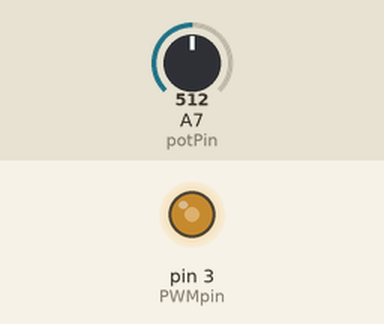
The sketch below on a simulated Arduino Nano, built with avr-gcc and run on an emulated ATmega328P. Shown: output pins drawn as LEDs (lit = HIGH). Inputs (shaded band) come from the test bench; at power-on: A7 (potPin) = 512. What the sketch prints to the serial monitor is not drawn.

Above: at 2.2 s.
2.3 s: A7 (potPin) set to 716
At 3.0 s:
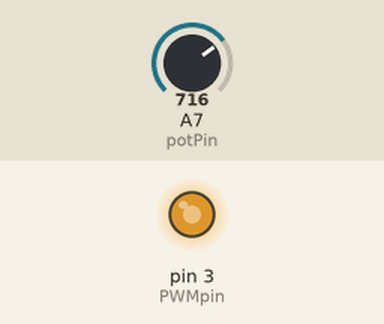
4.0 s: A7 (potPin) set to 900
At 5.2 s:
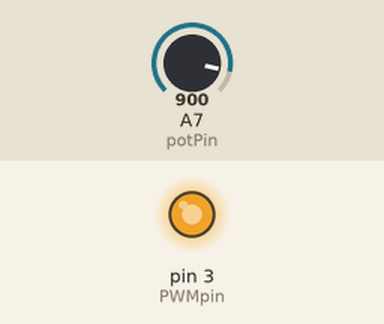
5.5 s: A7 (potPin) set to 122
At 6.5 s:
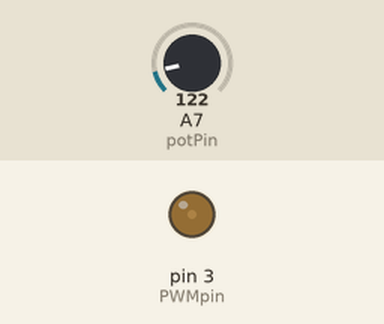
Timing chart, 0 to 8.5 s (numbered marks = the images above; inputs shaded):
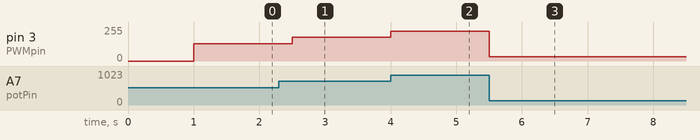

The sketch:

Modify_PWM_frequency.ino
```cpp
static int potPin = A7; // Pot that can vary between 0-5v connected to Analog 7 pin.  Declared as static so it can't be changed.
int pot = 512;          // pot holds the result of the analogRead of the voltage on A7, ranges from 0-1023 i.e. a 10 bit binary number
int mapped = 127;       // mapped holds the result of mapping pot over a smaller range to convert to an 8 bit binary number suitable for a PWM analogWrite
static int PWMpin = 3;  // Declare PWMpin to be digital pin 3. Declared as static so it can't be changed.

void setup() {
  // open the serial port at 9600 bps:
  Serial.begin(9600);

  TCCR2A = TCCR2A & 0b11111100;  // clear lower 2 bits of TCCR2A to zeros
  TCCR2A = TCCR2A | 0b00000001;  // sets lower 2 bits of TCCR2A to 01
  TCCR2B = TCCR2B & 0b11110000;  // clear lower 4 bits of TCCR2B to zeros
  TCCR2B = TCCR2B | 0b00001011;  // sets lower 4 bits of TCCR2B to 1011
                                 // Configure Timer/Counter 2 to waveform generator mode 5 i.e. PWM, Phase Correct and with no prescaler
  OCR2A = 0xF8;                  // OCR2A sets the top value for the PWM counter in mode 5. E8 = 1.08KHz, F8 = 1.01KHz, FF = 977Hz

  Serial.print("\x1B[1;1H\x1B[2J");  // ANSI VT100 Escape sequences to move terminal cursor to position 1,1 then clear the terminal window

  Serial.print("\x1b[1;31m");  // Set terminal style to bold, red foreground.  See https://gist.github.com/fnky/458719343aabd01cfb17a3a4f7296797

  delay(1000); //Blank terminal windows showing before next printing sequence to verify changes to control registers

  Serial.print("TCCR2A = ");    // Print text
  Serial.println(TCCR2A, BIN);  // Print value of TCCR2A register in binary

  Serial.print("TCCR2B = ");    // Print text
  Serial.println(TCCR2B, BIN);  // Print value of TCCR2B register in binary

  Serial.print("OCR2A = ");     // Print text
  Serial.println(OCR2A, HEX);   // Print value of OCR2A register in hex
  Serial.println("=========");  // Print text
}

void loop() {
  // put your main code here, to run repeatedly:
  pot = analogRead(potPin);            // read the analog voltage on potPin and convert to a value between 0 and 1023
  mapped = map(pot, 0, 1023, 1, 247);  // map a 10-bit number to an 8-bit number as a PWM analogWrite only uses 8-bits.  See: https://www.arduino.cc/reference/en/language/functions/math/map/
                                       // Mapping to 0,255 causes PWM output to be static at 0v or 5v.  Mapping to 1,247 produces PWM pulses at the extremes of the Potentiometer movement and 247 is
                                       // used rather than 254 as OCR2A is set to 0xF8 so Timer/Counter 2 count up stops and reverses at 0xF8, not 0xFF as it does in modes 0.1 & 3. See page 205 of
                                       // ATmega328P full data sheet.
  analogWrite(PWMpin, mapped);         // write the value of mapped to digital pin 3 (PWMpin) to set PWM
  delay(500);
  //Serial.println(pot);
}
```

Measured:
- after the input at 2.3 s, pin 3 (PWMpin): 128/255 → 178/255 after 0.20 s
- after the input at 4.0 s, pin 3 (PWMpin): 178/255 → 223/255 at once
- after the input at 5.5 s, pin 3 (PWMpin): 223/255 → 31/255 at once
